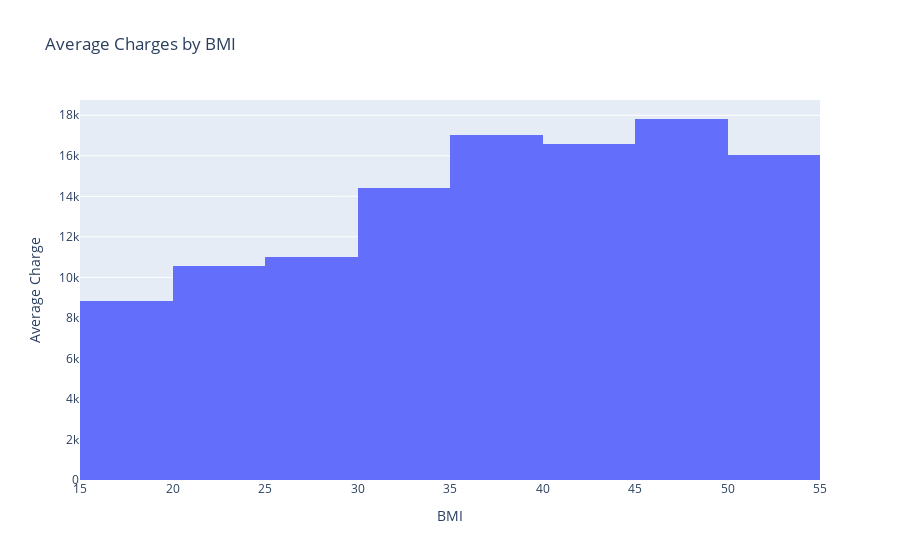

Source (notebook cell):
### Markdown cell above
BMI data is a bit more messy, although there seems to be an upward trend for charges as BMI increases, especially past 35 or so. 
<br>
<br>
Binning the BMI values into useful chunks may provide more insight. According to the [CDC](https://www.cdc.gov/obesity/adult/defining.html), BMI can be classified in the following way:
<br>
<br>
<br>

| BMI Range | Classification   |
|------|------|
|   < 18.5  | Underweight|
|   18.5 - 25  | Normal|
|   25 - 30 | Overweight|
|   30 - 35  | Obese Class 1|
|   35 - 40  | Obese Class 2|
|   > 40  | Obese Class 3|

<br>
<br>
If I start at BMI 15 and use bin width 5, I can quickly and conveniently split the histogram into chunks that reasonably correspond with BMI classifications.

### Code cell
fig4 = go.Figure()
fig4.add_trace(go.Histogram(
    x=df['bmi'],
    y=df['charges'],
    histnorm='',
    histfunc='avg',
    xbins=dict(start=15,
               end=55,
               size=5),
    autobinx=False))

fig4labels={'charges':'Charges'.update_layout(
    title_text='Average Charges by BMI', # title of plot
    xaxis_title_text='BMI', # xaxis label
    yaxis_title_text='Average Charge', # yaxis label
)
fig4.show()

### Figure 1 — Plotly figure (JSON) as saved in the notebook; plotly's stock layout.template omitted (floating-point values rounded to 4 significant figures; data arrays with more than 128 entries replaced by an {"elided": "..."} marker saying what was removed)
{"data": [{"autobinx": false, "histfunc": "avg", "histnorm": "", "type": "histogram", "x": {"elided": "1338 float values"}, "xbins": {"end": 55, "size": 5, "start": 15}, "y": {"elided": "1338 float values"}}], "layout": {"title": {"text": "Average Charges by BMI"}, "xaxis": {"title": {"text": "BMI"}}, "yaxis": {"title": {"text": "Average Charge"}}}}
